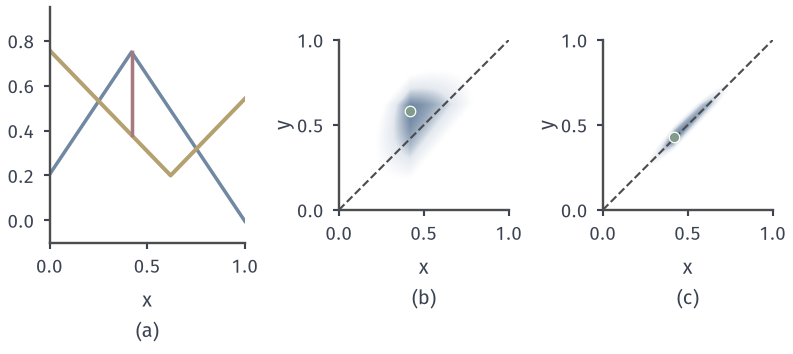

The Python source for this figure:
from pathlib import Path
import sys
ROOT = next(p for p in Path(__file__).resolve().parents if (p/"build.sh").is_file() and (p/"tex/book.tex").is_file())
sys.path.insert(0, str(ROOT/"figures/06-differential-equations/02-partial-differential-equations/matplotlib/hj-common"))
from hj_common import *
HERE = Path(__file__).resolve().parent
# Target: doubling of variables: Phi(x,y)=u(x)-v(y)-(x-y)^2/eps^2 for a kinked u and v. Max moves to the diagonal.
fig, axs = figure(width_mm=112, height_mm=50, ncols=3, width_ratios=[1.15,1,1])
xs=np.linspace(0,1,701)
u=lambda x:.75-1.3*np.abs(x-.42)
v=lambda x:.2+.9*np.abs(x-.62)
ax=axs[0]; style(ax); ax.plot(xs,u(xs),color=BLUE,lw=1.4); ax.plot(xs,v(xs),color=YELLOW,lw=1.6)
i=np.argmax(u(xs)-v(xs)); ax.plot([xs[i]]*2,[v(xs[i]),u(xs[i])],color=RED,lw=1.4)
ax.set_xlim(0,1); ax.set_ylim(-.1,.95); ax.set_xticks([0,.5,1]); sub(ax,'a','$x$')
for ax,e,l in zip(axs[1:],(.6,.12),'bc'):
    style(ax); X,Y=np.meshgrid(xs,xs); P=u(X)-v(Y)-(X-Y)**2/e**2
    vm=P.max()
    ax.imshow(np.maximum(P,0),origin='lower',extent=[0,1,0,1],cmap=FIELD,vmin=0,vmax=vm,aspect='equal',interpolation='bilinear')
    ax.plot([0,1],[0,1],color=LINE,lw=.85,ls='--')
    j=np.unravel_index(P.argmax(),P.shape); ax.plot([xs[j[1]]],[xs[j[0]]],'o',ms=4.2,color=GREEN,mec='white',mew=.5)
    print(e,xs[j[1]],xs[j[0]],P.max())
    ax.set_xticks([0,.5,1]); ax.set_yticks([0,.5,1]); sub(ax,l,'$x$'); ax.set_ylabel('$y$',labelpad=1)
save(fig,HERE,'figure',{'formula':'Phi=u(x)-v(y)-(x-y)^2/eps^2, eps=.6,.12'})
